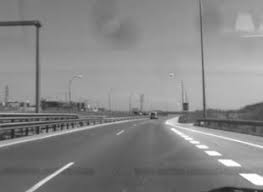
#> input picture Lesson4/Section7/test.jpg, 263 x 192 px, found by its file name
$ python ColorRegionCombined.py
#> lines starting #> are read from the running program, lines starting #| are printed output that depends on the picture; after the words box and inside, x2 and y2 are one past the last pixel; in counts of white or black regions, pixels touching at a corner belong together
import matplotlib.pyplot as plt
import matplotlib.image as mpimg
import numpy as np

# Read in the image
image = mpimg.imread('.\\SelfDrivingCarEngineer\\Lesson4\\Section7\\test.jpg')
#> image is the input picture: shape (192, 263, 3); min 33, max 255, mean 134.7

# Grab the x and y sizes and make two copies of the image
# With one copy we'll extract only the pixels that meet our selection,
# then we'll paint those pixels red in the original image to see our selection
# overlaid on the original.
ysize = image.shape[0]
#> ysize = 192
xsize = image.shape[1]
#> xsize = 263
color_select= np.copy(image)
line_image = np.copy(image)

# Define our color criteria
red_threshold = 150
green_threshold = 150
blue_threshold = 150
rgb_threshold = [red_threshold, green_threshold, blue_threshold]

# Define a triangle region of interest (Note: if you run this code,
# Keep in mind the origin (x=0, y=0) is in the upper left in image processing
# you'll find these are not sensible values!!
# But you'll get a chance to play with them soon in a quiz ;)
left_bottom = [0,191]
right_bottom = [261,183]
apex = [145,114]

fit_left = np.polyfit((left_bottom[0], apex[0]), (left_bottom[1], apex[1]), 1)
fit_right = np.polyfit((right_bottom[0], apex[0]), (right_bottom[1], apex[1]), 1)
fit_bottom = np.polyfit((left_bottom[0], right_bottom[0]), (left_bottom[1], right_bottom[1]), 1)

# Mask pixels below the threshold
color_thresholds = (image[:,:,0] < rgb_threshold[0]) | \
                    (image[:,:,1] < rgb_threshold[1]) | \
                    (image[:,:,2] < rgb_threshold[2])
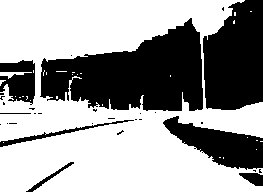
#> color_thresholds: shape (192, 263) bool; 61.1% white; 30 black regions (22 under 20 px), largest, box (x1, y1, x2, y2) and area: (40, 18, 203, 111) 9441, (203, 0, 263, 110) 5470, (163, 116, 263, 170) 2655

# Find the region inside the lines
XX, YY = np.meshgrid(np.arange(0, xsize), np.arange(0, ysize))
region_thresholds = (YY > (XX*fit_left[0] + fit_left[1])) & \
                    (YY > (XX*fit_right[0] + fit_right[1])) & \
                    (YY < (XX*fit_bottom[0] + fit_bottom[1]))
# Mask color selection
color_select[color_thresholds] = [0,0,0]
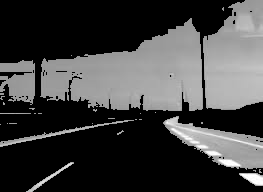
#> color_select: shape (192, 263, 3); min 0, max 255, mean 65.3
# Find where image is both colored right and in the region
line_image[~color_thresholds & region_thresholds] = [255,0,0]
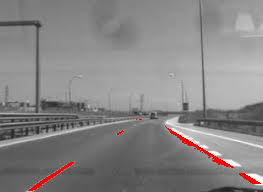
#> line_image: shape (192, 263, 3); 1.11% of pixels changed, all inside (x1, y1, x2, y2) = (28, 119, 261, 191)

# Display our two output images
plt.figure()
plt.imshow(color_select)
plt.figure()
plt.imshow(line_image)

# uncomment if plot does not display
plt.show()
